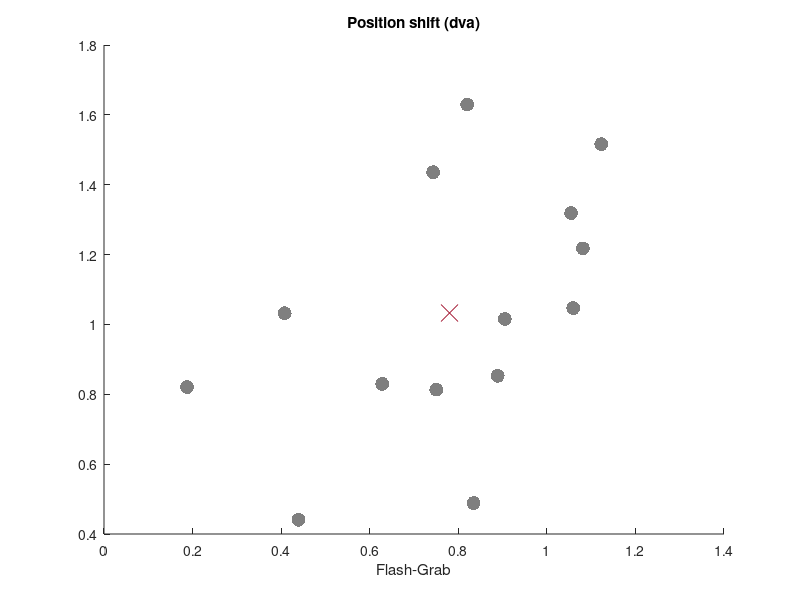

Write the MATLAB code that produced this figure. (Note: this script raises an error after producing the figure.)
clc
clear
close all

load click_positions.mat

hBarCenter_FG = mean([backDotX_FG,centerDotX_FG,frontDotX_FG], 2);
hBarCenter_FE = mean([backDotX_FE,centerDotX_FE,frontDotX_FE], 2);

hBarCenter_FG_pop = mean(mean([backDotX_FG,centerDotX_FG,frontDotX_FG], 1));
hBarCenter_FE_pop = mean(mean([backDotX_FE,centerDotX_FE,frontDotX_FE], 1));

nsubjects = length(hBarCenter_FG);

%% plot scatter + model

figure('units','inches','outerposition',[0 0 4 4])
hold on

clines = lines(7);

szMarker = 100;
alphaMarker = .5;
c = 'k';
c_median = clines(7,:);
ticks = 0:.5:10;
lims = [-0.2 2];

scatter(hBarCenter_FG, hBarCenter_FE, ...
    szMarker, c, 'fill', ...
    'markerfacealpha',alphaMarker)

scatter(hBarCenter_FG_pop, hBarCenter_FE_pop, ...
      szMarker*1.5, c_median, 'x');

title 'Position shift (dva)'

xlabel 'Flash-Grab'
xline(0,'-')
xticks(ticks)
xlim(lims)

ylabel 'Frame'
yline(0,'-')
yticks(ticks)
ylim(lims)

text(1.5, .15, ['N = ',num2str(nsubjects)])

axis square
addUnityLine

cleanplot

fprintf('\n*** FG median position shift: %4.2f dva', median(hBarCenter_FG))
fprintf('\n*** FE median position shift: %4.2f dva\n', median(hBarCenter_FE))

%% plot difference

% subplot(2,2,4)
% 
% data_mat = (hBarCenter_FE-hBarCenter_FG)./hBarCenter_FG*100;
% 
% scatterbar_median(data_mat);
% errorbar(1, median(data_mat), MAD(data_mat), ...
%     'o','color','k','linewidth',2,'marker','none')
% 
% xticks(1)
% set(gca,'xcolor','none')
% 
% ylabel({'Position shift difference (%)', '(Frame vs. Flash-Grab)'})
% yticks(0:25:100)
% ylim([-10 110])
% yline(0,'-')
% 
% % add statistics
% [delta, ~, p, W, z, r] = signrank_full(data_mat);
% fprintf([ ...
%     '\n <Distortion difference>' ...
%     '\n -----------------------' ...
%     '\n median difference = %4.1f %%' ...
%     '\n W = %5.2f' ...
%     '\n z = %5.2f' ...
%     '\n p = %5.3f' ...
%     '\n r = %4.2f \n'], ...
% delta,W,z,p,r)
% statbar(1,1,110,p)
% 
% pbaspect([1,3,1])
% cleanplot

%% save figure
% set(gcf,'papersize',[8.3 11.7])
% saveas(gcf,'../results/fig04_wFixDot.pdf')
